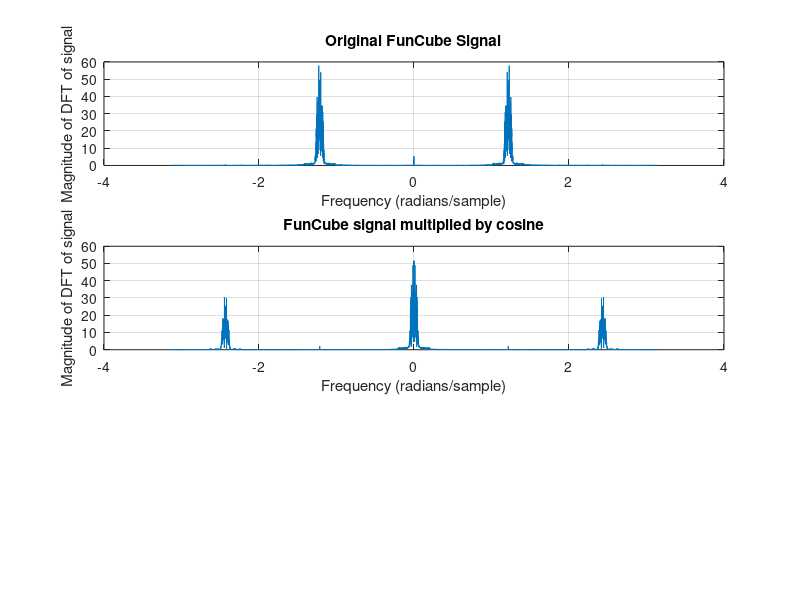

Reproduce this figure in MATLAB. (Note: this script raises an error after producing the figure.)
%close all


% load data to be processed from funcube_telemetry.mat
% the variables in this file are:
%
% y -  8000 samples of the initial portion of a funcube telemetry
%     data packet. This is a snippet from the data from Example 4 from 
%     https://funcube.org.uk/working-documents/telemetry-examples/ 
%     We extracted the portion of the signal which starts with the 
%     32-bit sync marker: 00011010110011111111110000011101 
%
% wc - This is the "carrier frequency" that we estimated (note that this is
%      an intermediate carrier frequency, which is not the true carrier
%      frequency. For simpler processing, the signal which is originally
%      in a frequency range of ~150MHz, is reduced in frequency to a much 
%      lower frequency in analog hardware before being converted into a digital signal.) 
% 
% phase - This is the phase offset of the carrier which we estimated
%
% Fs - This is the sampling frequency
%
%

load funcube_telemetry.mat



% the data rate of the telemetry data of the Funcube is 1200 b/s
% We provided ~100 bits of data in the vector y
samples_per_bit = Fs/1200;
num_bits_per_packet = 100;


% plot the fft of the raw signal to visualize
figure
subplot(311);
f = linspace(-pi,pi*(length(y)-1)/length(y),length(y));
plot(f, abs(fftshift(fft(y))));

title('Original FunCube Signal');
xlabel('Frequency (radians/sample)');
ylabel('Magnitude of DFT of signal');
grid on


% create a time vector for demodulating with a cosine
ns = [0:length(y)-1];

% multiply by a cosine of the appropriate frequency
yc = y.*cos(wc*ns+phase_correction);


% plot the magnitude of the DFT to visualize
% we expect to see 3 blobs here
subplot(312);
f = linspace(-pi,pi*(length(yc)-1)/length(yc),length(yc));
plot(f, abs(fftshift(fft(yc))));

title('FunCube signal multiplied by cosine');
xlabel('Frequency (radians/sample)');
ylabel('Magnitude of DFT of signal');
grid on

% low-pass filter the signal
% by inspecting the previous plot, it is evident that a cutoff frequency of
% 1 radian/sample would work
yc_lpf = SincLowPassRadFreq(yc, 1);


% Again, plot the magnitude of the DFT of the signal
% to visualize
subplot(313);
f = linspace(-pi,pi*(length(yc_lpf)-1)/length(yc_lpf),length(yc_lpf));
plot(f, abs(fftshift(fft(yc_lpf))));

title('FunCube signal multiplied by cosine, and low-pass filtered');
xlabel('Frequency (radians/sample)');
ylabel('Magnitude of DFT of signal');
grid on



%create another time vector equal to the length of yc_lpf
tt = [1:length(yc_lpf)];

figure
%plot the demodulated signal
plot(tt, yc_lpf, '-m', 'LineWidth', 1);
hold on
title('Demodulated Differential BPSK Signal');


% next, on the same axis plot every 80-th point, starting from sample 4
% which we "eyeballed" as the start of the data transmissions
% Recall that the system uses 80 samples per bit
%
% 

first_bit_idx = 4;
% get every 80th point starting from sample 4
demod_sampled_sig = yc_lpf(first_bit_idx:samples_per_bit:end);
% plot every 80th point with a marker
plot(tt(first_bit_idx:samples_per_bit:end), demod_sampled_sig, 'o', 'MarkerFaceColor', 'b');
legend('Demodulated Data', 'Sampled, Demodulated Data');
xlabel('Time (samples)');
grid on

% Now let's decode the bits. The data was differentially encoded, whereby
% a change in the signal value represents a 0, and no change
% represents a 1. You should be able to "eyeball" this by carefully
% inspecting the graph. Here is some code to do this automatically

bits = differential_decode(demod_sampled_sig)